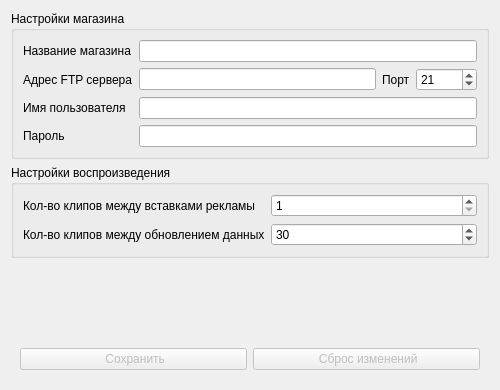
<?xml version="1.0" encoding="UTF-8"?>
<ui version="4.0">
 <class>SettingsWindow</class>
 <widget class="QWidget" name="SettingsWindow">
  <property name="geometry">
   <rect>
    <x>0</x>
    <y>0</y>
    <width>500</width>
    <height>390</height>
   </rect>
  </property>
  <property name="windowTitle">
   <string>Настройки</string>
  </property>
  <property name="windowIcon">
   <iconset resource="../../res.qrc">
    <normaloff>:/res/img/16x16/appicon.png</normaloff>:/res/img/16x16/appicon.png</iconset>
  </property>
  <layout class="QGridLayout" name="gridLayout_2">
   <item row="3" column="0">
    <spacer name="verticalSpacer">
     <property name="orientation">
      <enum>Qt::Vertical</enum>
     </property>
     <property name="sizeHint" stdset="0">
      <size>
       <width>20</width>
       <height>40</height>
      </size>
     </property>
    </spacer>
   </item>
   <item row="4" column="0">
    <widget class="QFrame" name="frameButtons">
     <property name="frameShape">
      <enum>QFrame::NoFrame</enum>
     </property>
     <property name="frameShadow">
      <enum>QFrame::Raised</enum>
     </property>
     <layout class="QHBoxLayout" name="horizontalLayout">
      <item>
       <widget class="QPushButton" name="buttonSave">
        <property name="enabled">
         <bool>false</bool>
        </property>
        <property name="text">
         <string> Сохранить</string>
        </property>
        <property name="icon">
         <iconset resource="../../res.qrc">
          <normaloff>:/res/img/16x16/settings-save.png</normaloff>:/res/img/16x16/settings-save.png</iconset>
        </property>
        <property name="default">
         <bool>true</bool>
        </property>
       </widget>
      </item>
      <item>
       <widget class="QPushButton" name="buttonReload">
        <property name="enabled">
         <bool>false</bool>
        </property>
        <property name="text">
         <string> Сброс изменений</string>
        </property>
        <property name="icon">
         <iconset resource="../../res.qrc">
          <normaloff>:/res/img/16x16/settings-cancel.png</normaloff>:/res/img/16x16/settings-cancel.png</iconset>
        </property>
       </widget>
      </item>
     </layout>
    </widget>
   </item>
   <item row="1" column="0">
    <widget class="QGroupBox" name="groupShopSettings">
     <property name="title">
      <string>Настройки магазина</string>
     </property>
     <layout class="QGridLayout" name="gridLayout">
      <item row="1" column="0">
       <widget class="QLabel" name="labelFtpAddress">
        <property name="text">
         <string>Адрес FTP сервера</string>
        </property>
       </widget>
      </item>
      <item row="1" column="2">
       <widget class="QLabel" name="labelPort">
        <property name="text">
         <string>Порт</string>
        </property>
       </widget>
      </item>
      <item row="0" column="0">
       <widget class="QLabel" name="labelshopname">
        <property name="text">
         <string>Название магазина</string>
        </property>
       </widget>
      </item>
      <item row="1" column="1">
       <widget class="QLineEdit" name="ftpAddressField">
        <property name="placeholderText">
         <string/>
        </property>
       </widget>
      </item>
      <item row="1" column="3">
       <widget class="QSpinBox" name="portField">
        <property name="minimum">
         <number>1</number>
        </property>
        <property name="maximum">
         <number>65535</number>
        </property>
        <property name="value">
         <number>21</number>
        </property>
       </widget>
      </item>
      <item row="0" column="1" colspan="3">
       <widget class="QLineEdit" name="shopnameField"/>
      </item>
      <item row="2" column="0">
       <widget class="QLabel" name="labelUsername">
        <property name="text">
         <string>Имя пользователя</string>
        </property>
       </widget>
      </item>
      <item row="3" column="0">
       <widget class="QLabel" name="labelPassword">
        <property name="text">
         <string>Пароль</string>
        </property>
       </widget>
      </item>
      <item row="2" column="1" colspan="3">
       <widget class="QLineEdit" name="usernameField"/>
      </item>
      <item row="3" column="1" colspan="3">
       <widget class="QLineEdit" name="passwordField">
        <property name="echoMode">
         <enum>QLineEdit::Password</enum>
        </property>
       </widget>
      </item>
     </layout>
    </widget>
   </item>
   <item row="2" column="0">
    <widget class="QGroupBox" name="groupBox">
     <property name="title">
      <string>Настройки воспроизведения</string>
     </property>
     <layout class="QGridLayout" name="gridLayout_3">
      <item row="0" column="0">
       <widget class="QLabel" name="label">
        <property name="text">
         <string>Кол-во клипов между вставками рекламы</string>
        </property>
       </widget>
      </item>
      <item row="1" column="0">
       <widget class="QLabel" name="label_2">
        <property name="text">
         <string>Кол-во клипов между обновлением данных</string>
        </property>
       </widget>
      </item>
      <item row="0" column="1">
       <widget class="QSpinBox" name="periodNoreklamaField">
        <property name="minimum">
         <number>1</number>
        </property>
        <property name="maximum">
         <number>5</number>
        </property>
       </widget>
      </item>
      <item row="1" column="1">
       <widget class="QSpinBox" name="periodCheckField">
        <property name="toolTip">
         <string comment="Количество проигрываемых клипов между проверками и обновлением плейлиста с сервера"/>
        </property>
        <property name="minimum">
         <number>5</number>
        </property>
        <property name="maximum">
         <number>180</number>
        </property>
        <property name="value">
         <number>30</number>
        </property>
       </widget>
      </item>
     </layout>
    </widget>
   </item>
  </layout>
 </widget>
 <resources>
  <include location="../../res.qrc"/>
 </resources>
 <connections/>
</ui>
